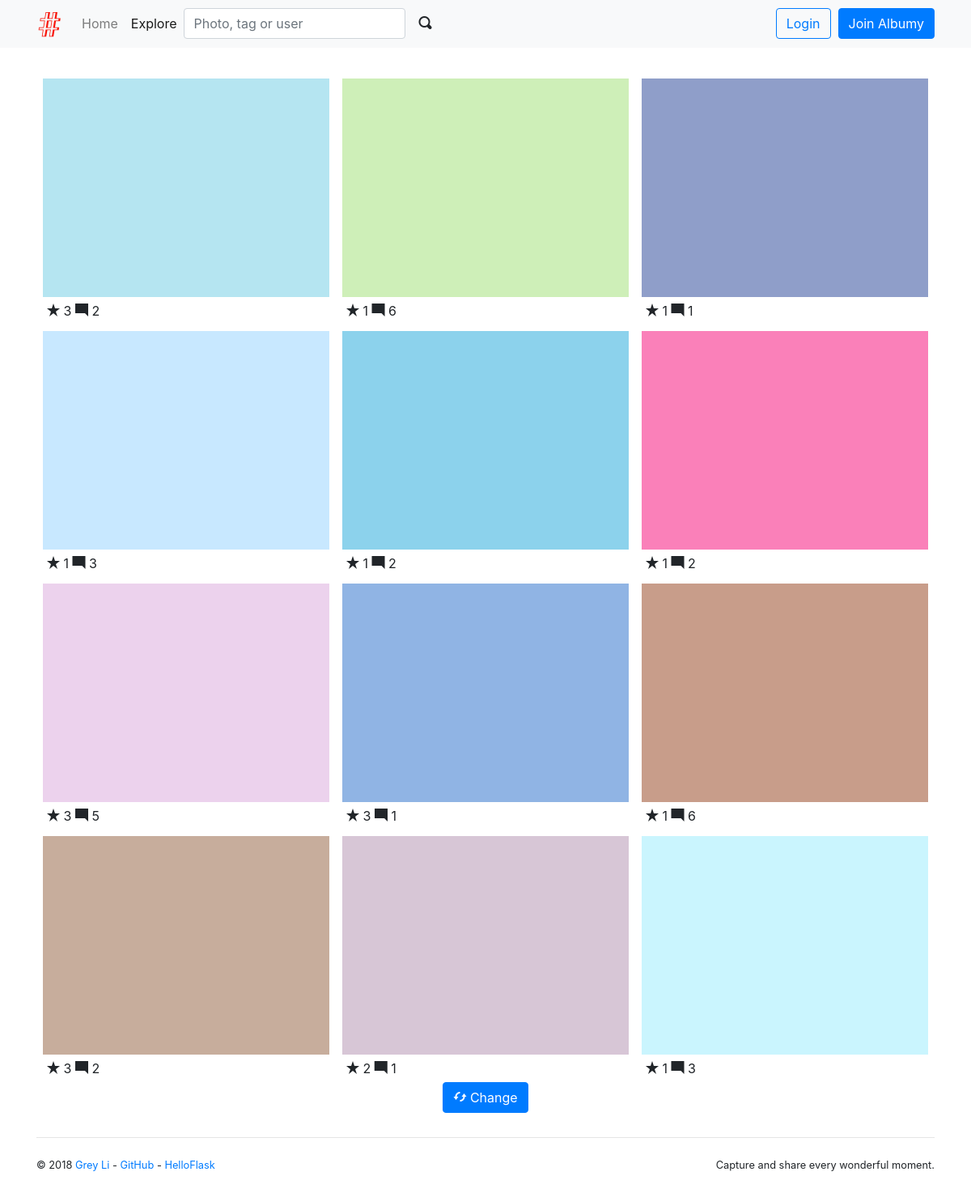
/explore, run on the app's committed database.
### albumy/models.py (models this page shows)
@whooshee.register_model('description')
class Photo(db.Model):
    id = db.Column(db.Integer, primary_key=True)
    description = db.Column(db.String(500))
    filename = db.Column(db.String(64))
    filename_s = db.Column(db.String(64))
    filename_m = db.Column(db.String(64))
    timestamp = db.Column(db.DateTime, default=datetime.utcnow, index=True)
    can_comment = db.Column(db.Boolean, default=True)
    flag = db.Column(db.Integer, default=0)
    author_id = db.Column(db.Integer, db.ForeignKey('user.id'))
    author = db.relationship('User', back_populates='photos')
    comments = db.relationship('Comment', back_populates='photo', cascade='all')
    collectors = db.relationship('Collect', back_populates='collected', cascade='all')
    tags = db.relationship('Tag', secondary=tagging, back_populates='photos')

### albumy/blueprints/main.py (the view)
@main_bp.route('/explore')
def explore():
    photos = Photo.query.order_by(func.random()).limit(12)
    return render_template('main/explore.html', photos=photos)

### albumy/__init__.py (called while the page is built)
def register_template_context(app):
    @app.context_processor
    def make_template_context():
        if current_user.is_authenticated:
            notification_count = Notification.query.with_parent(current_user).filter_by(is_read=False).count()
        else:
            notification_count = None
        return dict(notification_count=notification_count)

### albumy/templates/main/explore.html (shortened to what this page needs)
{% extends 'base.html' %}
{% from 'macros.html' import photo_card with context %}
{% block content %}
    <div class="row">
        <div class="col-md-12">
            {% for photo in photos %}
                {{ photo_card(photo) }}
            {% endfor %}
        </div>
    </div>
    <div class="text-center">
        <a class="btn btn-primary" href="{{ url_for('.explore') }}">
            <span class="oi oi-loop-circular"></span> Change
        </a>
    </div>
{% endblock %}

### albumy/templates/macros.html (shortened to what this page needs)
{% macro photo_card(photo) %}
    <div class="photo-card card">
        <a class="card-thumbnail" href="{{ url_for('main.show_photo', photo_id=photo.id) }}">
            <img class="card-img-top portrait" src="{{ url_for('main.get_image', filename=photo.filename_s) }}">
        </a>
        <div class="card-body">
            <span class="oi oi-star"></span> {{ photo.collectors|length }}
            <span class="oi oi-comment-square"></span> {{ photo.comments|length }}
        </div>
    </div>
{% endmacro %}

### albumy/static/css/style.css (style rules this page uses)
.photo-card { float: left; width: 33.333%; padding: 0.5rem 0.5rem 0 0.5rem; border: 0; }
.photo-card .card-body { padding: 5px; }
.card-thumbnail { position: relative; width: auto; height: 20em; overflow: hidden; }
.card-thumbnail img { position: absolute; left: 50%; top: 50%; height: 100%; width: auto; -webkit-transform: translate(-50%, -50%); -ms-transform: translate(-50%, -50%); transform: translate(-50%, -50%); }
.card-thumbnail img.portrait { width: 100%; height: auto; }
@media (max-width: 1280px) { .card-thumbnail { height: 270px; } }

### data on the page
Photo: filename_s (picture), collectors|length "3", comments|length "2"
Photo: filename_s (picture), collectors|length "1", comments|length "6"
Photo: filename_s (picture), collectors|length "1", comments|length "1"
Photo: filename_s (picture), collectors|length "1", comments|length "3"
Photo: filename_s (picture), collectors|length "1", comments|length "2"
Photo: filename_s (picture), collectors|length "1", comments|length "2"
Photo: filename_s (picture), collectors|length "3", comments|length "5"
Photo: filename_s (picture), collectors|length "3", comments|length "1"
Photo: filename_s (picture), collectors|length "1", comments|length "6"
Photo: filename_s (picture), collectors|length "3", comments|length "2"
Photo: filename_s (picture), collectors|length "2", comments|length "1"
Photo: filename_s (picture), collectors|length "1", comments|length "3"

### other printed values
{{ render_nav_item('main.index', 'Home') }} "Home"
{{ render_nav_item('main.explore', 'Explore') }} "Explore"
